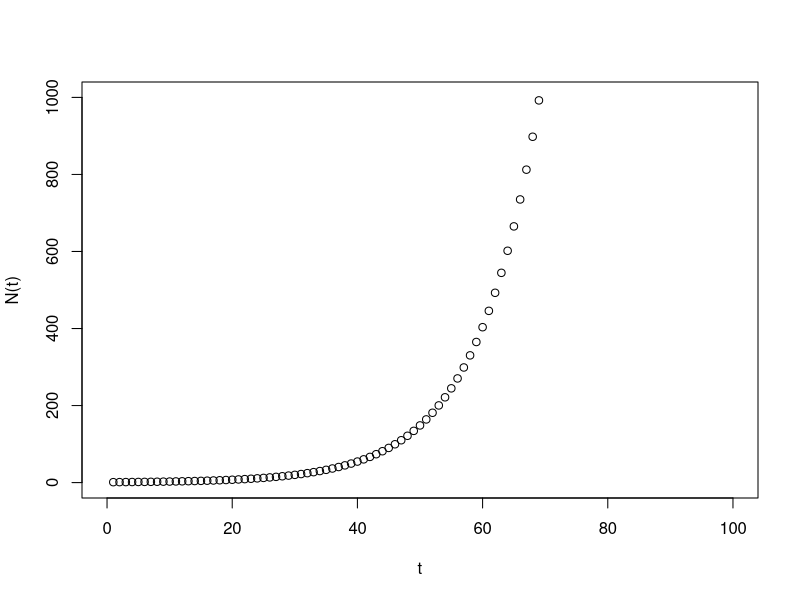
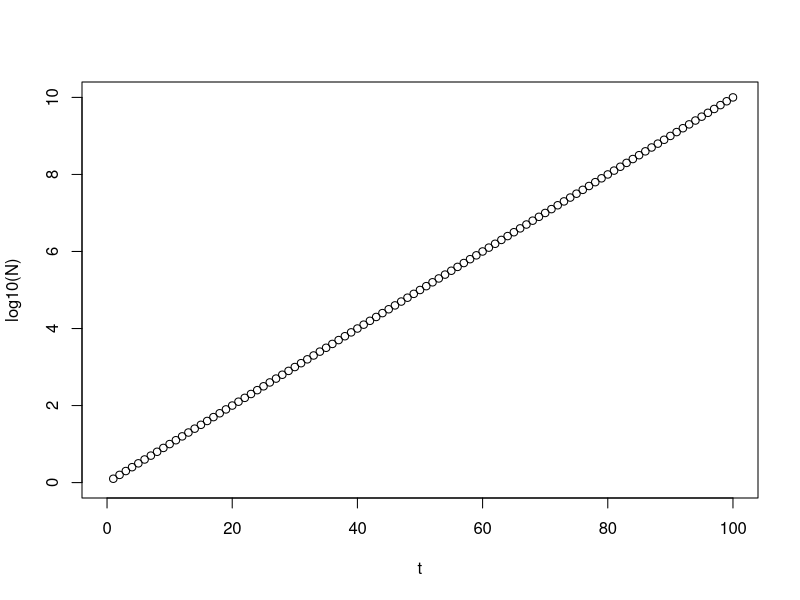
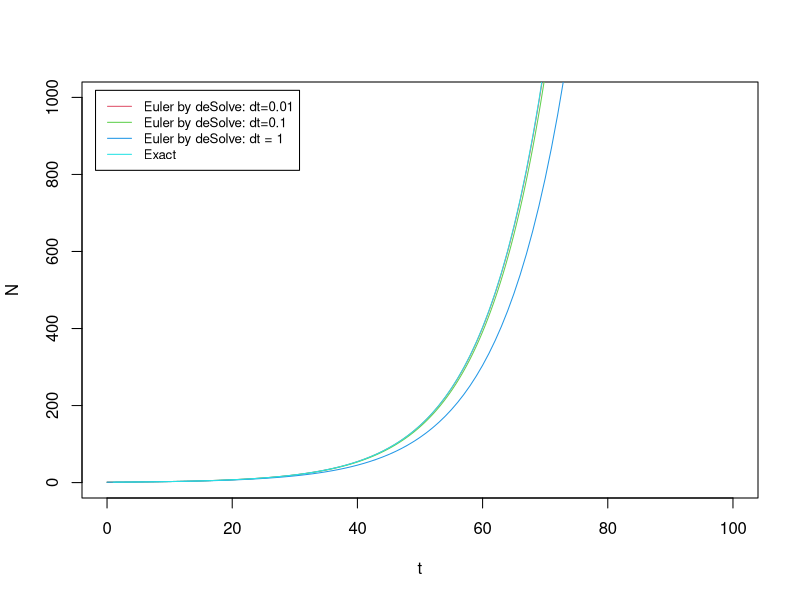
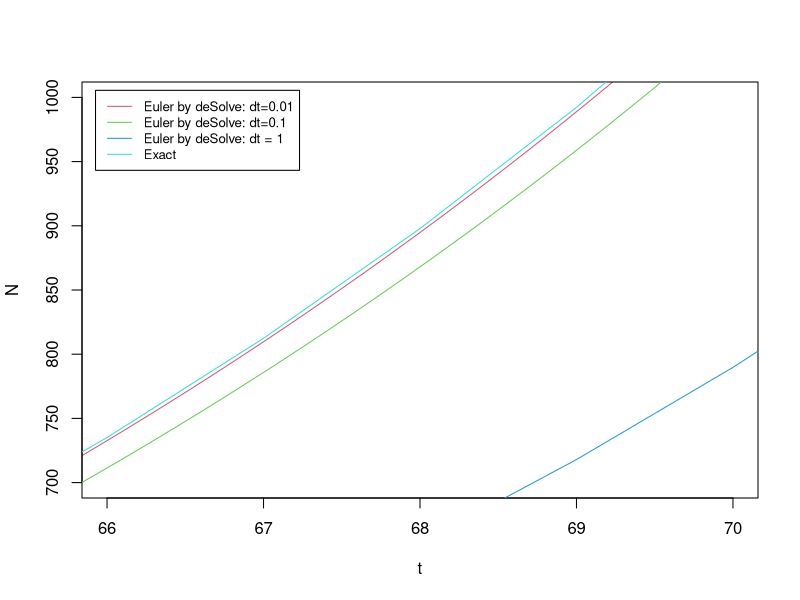
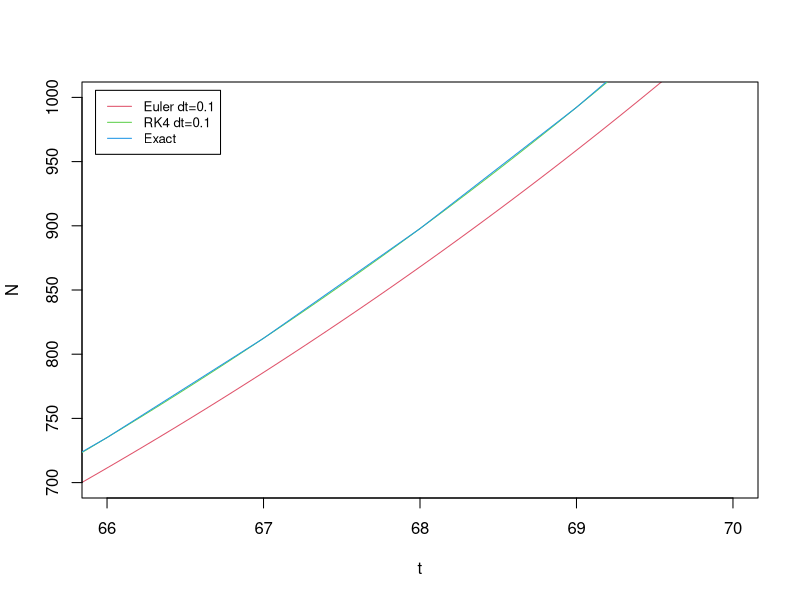
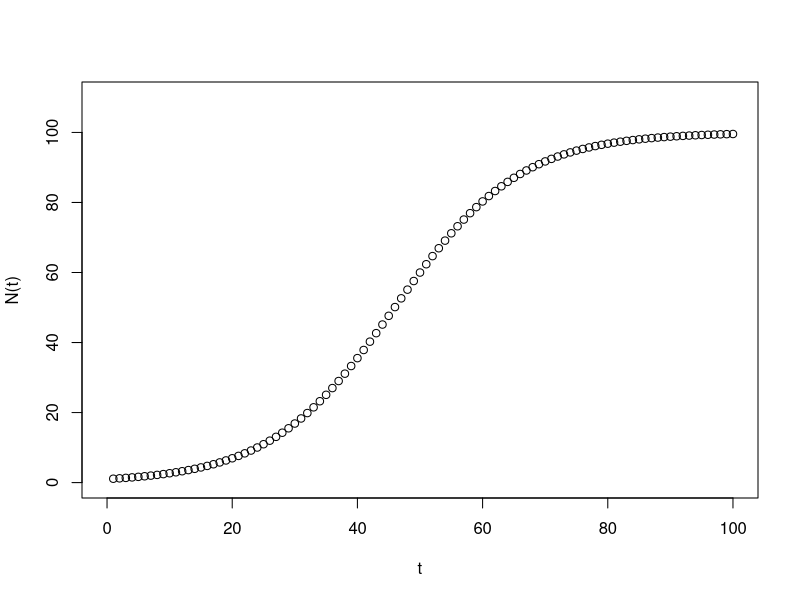

Reproduce these figures in R, in order.
## ---- chunk 1
knitr::opts_chunk$set(echo = TRUE)
## ---- chunk 2
N_t_exact <- function(t,r,N0) {   # the function to calculate N(t): exact solution
  return(N0*exp(r*t))
}

r = 0.1; N0 = 1     # specify the parameter r and the initial condition N0

N_t_exact(t=0, r, N0)   # checking: the initial condition
N_t_exact(t=1, r, N0)   # checking:  t = 1
N_t_exact(t=10, r, N0)   # checking:  t = 10
N_t_exact(t=20, r, N0)   # checking:  t = 20
N_t_exact(t=50, r, N0)   # checking:  t = 50
## ---- chunk 3
t = seq(1, 100, 1)   # all time points to be evaluated
nt1 = N_t_exact(t, r, N0)   # all N(t) values

plot(t, nt1, xlab="t", ylab="N(t)", xlim=c(0,100), ylim=c(0,1000))
## ---- chunk 4
plot(t, log(nt1), xlab="t", ylab="log10(N)", xlim=c(0,100), ylim=c(0,10))
## ---- chunk 5
library(deSolve)  # a general ode solver
?deSolve # check the help page if needed
dN_deSolve <- function(t, N, parameters) { 
  return(list(parameters[1]*N))   # parameters[1] represents r
}
parameters = c(r = 0.1)
N0 = 1
t_all_1 = seq(0, 100, 0.01)  # all t steps during the whole simulation, dt = 0.01
results_1 = ode(y = N0, times = t_all_1, func = dN_deSolve, parms = parameters, method = "euler")

t_all_2 = seq(0, 100, 0.1)  # all t steps during the whole simulation, dt = 0.1
results_2 = ode(y = N0, times = t_all_2, func = dN_deSolve, parms = parameters, method = "euler")

t_all_3 = seq(0, 100, 1)  # all t steps during the whole simulation, dt = 1
results_3 = ode(y = N0, times = t_all_3, func = dN_deSolve, parms = parameters, method = "euler")

plot(results_1[,1], results_1[,2], type = "l", col=2,
    xlab="t", ylab="N", xlim=c(0,100), ylim=c(0,1000))
lines(results_2[,1], results_2[,2], col=3)
lines(results_3[,1], results_3[,2], col=4)
lines(t, nt1, col=5)

legend("topleft", inset=0.02, 
       legend = c("Euler by deSolve: dt=0.01", "Euler by deSolve: dt=0.1",
                  "Euler by deSolve: dt = 1", "Exact"),
       col=2:5, lty=1, cex=0.8)
## ---- chunk 6
plot(results_1[,1], results_1[,2], type = "l", col=2,
    xlab="t", ylab="N", xlim=c(66,70), ylim=c(700,1000)) 
lines(results_2[,1], results_2[,2], col=3)
lines(results_3[,1], results_3[,2], col=4)
lines(t, nt1, col=5)

legend("topleft", inset=0.02, 
       legend = c("Euler by deSolve: dt=0.01", "Euler by deSolve: dt=0.1",
                  "Euler by deSolve: dt = 1", "Exact"),
       col=2:5, lty=1, cex=0.8)
## ---- chunk 7
dN <- function(t, N, r) { # define derivative function, Equation (1)
  return(r*N)
}

# Euler_single is a generic function of Euler method for a single ODE 
Euler <- function(derivs, X0, t.total, dt, ...){
  # derivs: the function of the derivatives 
  # X0: initial condition
  # t.total: total simulation time, assuming t starts from 0 at the beginning
  # dt: time step size 
  t_all = seq(0, t.total, by=dt)
  n_all = length(t_all)
  X_all = numeric(n_all)
  X_all[1] = X0
  for (i in 1:(n_all-1)) {
    X_all[i+1] = X_all[i] + dt * derivs(t_all[i],X_all[i], ...)
  }
  return(cbind(t_all, X_all))   # the output is a matrix of t & X(t) for all time steps
}

# 4th order Runge-Kutta (RK4)
RK4 <- function(derivs, X0, t.total, dt, ...){
  # derivs: the function of the derivatives 
  # X0: initial condition
  # t.total: total simulation time, assuming t starts from 0 at the beginning
  # dt: time step size 
  t_all = seq(0, t.total, by=dt)
  n_all = length(t_all)
  X_all = numeric(n_all)
  X_all[1] = X0
  for (i in 1:(n_all-1)) {
    t_0= t_all[i]
    t_0.5 = t_0 + 0.5*dt
    t_1 = t_0 + dt
    k1 = dt * derivs(t_0,X_all[i], ...)
    k2 = dt * derivs(t_0.5,X_all[i] + k1/2, ...)
    k3 = dt * derivs(t_0.5,X_all[i] + k2/2, ...)
    k4 = dt * derivs(t_1,X_all[i] + k3, ...)
    X_all[i+1] = X_all[i] + (k1+2*k2+2*k3+k4)/6
  }
  return(cbind(t_all, X_all))   # the output is a matrix of t & X(t) for all time steps
}

X0 = 1; t.total = 100; dt = 0.1; r = 0.1
results_4 = Euler(derivs = dN, X0 = X0, t.total = t.total, dt = dt, r = r)
results_5 = RK4(derivs = dN, X0 = X0, t.total = t.total, dt = dt, r = r)

plot(results_4[,1], results_4[,2], type = "l", col=2,
    xlab="t", ylab="N", xlim=c(66,70), ylim=c(700,1000)) 
lines(results_5[,1], results_5[,2], col=3)
lines(t, nt1, col=4)

legend("topleft", inset=0.02, 
       legend = c("Euler dt=0.1", "RK4 dt=0.1", "Exact"),
       col=2:4, lty=1, cex=0.8)
## ---- chunk 8
logistic_exact <- function(t,r,B,N0) {   # the function to calculate logistic growth: exact solution
  return(N0*B/(N0+(B-N0)*exp(-r*t)))
}

N0 = 1; r = 0.1; B= 100
t = seq(1, 100, 1)   # all time points to be evaluated
nt2 = logistic_exact(t, r, B, N0)   # all N(t) values

plot(t, nt2, xlab="t", ylab="N(t)", xlim=c(0,100), ylim=c(0,110))
